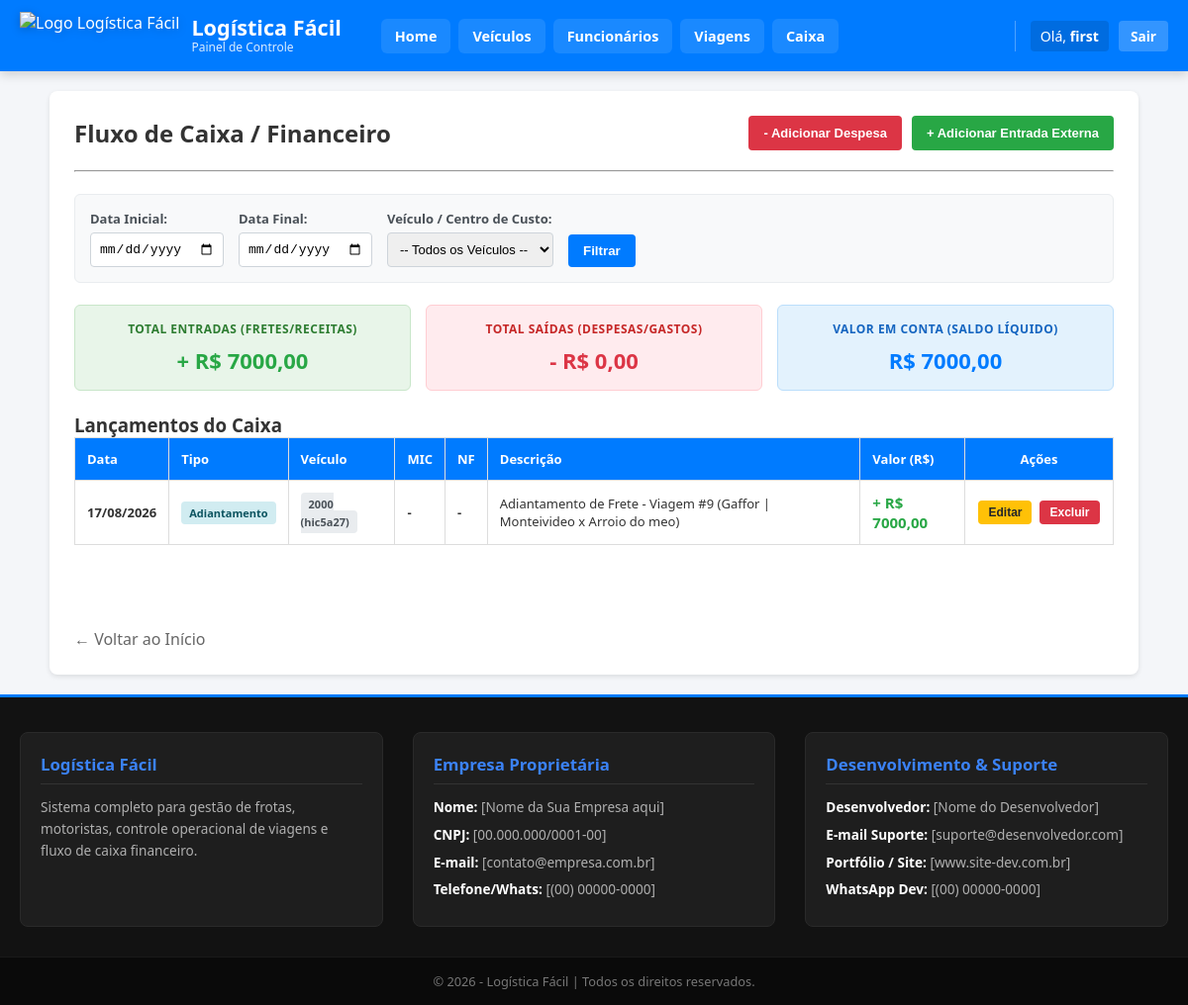
/caixa/ (signed in), run on the app's committed database.
### app/models.py (models this page shows, shortened)
class Caixa(models.Model):
    TIPO_CHOICES = [
        ('despesa', 'Despesa / Gasto (-)'),
        ('adiantamento', 'Recebimento - Adiantamento (+)'),
        ('quitacao', 'Recebimento - Quitação (+)'),
        ('receita_extra', 'Entrada Externa / Receita (+)'),
    ]
    usuario = models.ForeignKey(User, on_delete=models.CASCADE, verbose_name="Usuário", db_index=True)
    data = models.DateField(verbose_name="Data", db_index=True)
    valor_entrada = models.DecimalField(max_digits=10, decimal_places=2, default=0.00, verbose_name="Valor Entrada (+)")
    valor_saida = models.DecimalField(max_digits=10, decimal_places=2, default=0.00, verbose_name="Valor Saída (-)")
    tipo = models.CharField(max_length=20, choices=TIPO_CHOICES, verbose_name="Tipo de Lançamento")
    centro_de_custo = models.CharField(max_length=100, verbose_name="Centro de Custo / Veículo")
    viagem = models.ForeignKey('Viagem', on_delete=models.SET_NULL, blank=True, null=True, verbose_name="Viagem Origem")
    descricao = models.TextField(verbose_name="Descrição")
    @property
    def mic_exibicao(self):
        return self.viagem.mic if (self.viagem and self.viagem.mic) else "-"
    @property
    def nota_fiscal_exibicao(self):
        return self.viagem.nota_fiscal if (self.viagem and self.viagem.nota_fiscal) else "-"
    class Meta:
        db_table = 'caixa'
        verbose_name = "Fluxo de Caixa"
        verbose_name_plural = "Fluxos de Caixa"

class Viagem(models.Model):
    STATUS_VIAGEM_CHOICES = [
        ('planejada', 'Planejada'),
        ('em_andamento', 'Em Andamento'),
        ('concluida', 'Concluída'),
        ('quitada', 'Quitada'),
        ('cancelada', 'Cancelada'),
    ]
    usuario = models.ForeignKey(User, on_delete=models.CASCADE, verbose_name="Usuário", db_index=True)
    contratante = models.CharField(max_length=150, verbose_name="Contratante")
    data_inicio = models.DateField(verbose_name="Data de Início", db_index=True)
    data_final = models.DateField(blank=True, null=True, verbose_name="Data Final")
    data_adiantamento = models.DateField(blank=True, null=True, verbose_name="Data do Adiantamento")
    data_quitacao = models.DateField(blank=True, null=True, verbose_name="Data da Quitação")
    local_inicio = models.CharField(max_length=255, verbose_name="Local de Início")
    local_final = models.CharField(max_length=255, verbose_name="Local Final")
    km_rodados = models.DecimalField(max_digits=8, decimal_places=2, default=0.0, verbose_name="KM Rodados")
    status_da_viagem = models.CharField(max_length=20, choices=STATUS_VIAGEM_CHOICES, default='planejada', verbose_name="Status da Viagem", db_index=True)
    carga = models.CharField(max_length=150, blank=True, null=True, verbose_name="Carga")
    nota_fiscal = models.CharField(max_length=50, blank=True, null=True, verbose_name="Nota Fiscal")
    mic = models.CharField(max_length=50, blank=True, null=True, verbose_name="MIC")
    motorista = models.ForeignKey(Funcionario, on_delete=models.PROTECT, related_name="viagens_motorista", verbose_name="Motorista")
    veiculo_1 = models.ForeignKey(Veiculo, on_delete=models.PROTECT, related_name="viagens_veiculo", verbose_name="Veículo Principal")
    reboque = models.ForeignKey(Veiculo, on_delete=models.SET_NULL, blank=True, null=True, related_name="viagens_reboque", verbose_name="Reboque")
    valor_adiantamento = models.DecimalField(max_digits=10, decimal_places=2, verbose_name="Valor do Adiantamento")
    valor_quitacao = models.DecimalField(max_digits=10, decimal_places=2, verbose_name="Valor da Quitação")
    media = models.DecimalField(max_digits=6, decimal_places=2, default=0.0, verbose_name="Média de Consumo (km/L)")
    descricao = models.TextField(blank=True, null=True, verbose_name="Descrição")
    class Meta:
        db_table = 'viagens'
        verbose_name = "Viagem"
        verbose_name_plural = "Viagens"

### app/views.py (the view)
# urls.py: path('caixa/', views.lista_caixa, name='lista_caixa'),
@login_required
def lista_caixa(request):
    gastos = Caixa.objects.filter(usuario=request.user).order_by('-data')
    veiculos_usuario = Veiculo.objects.filter(usuario=request.user)
    data_inicio = request.GET.get('data_inicio')
    data_fim = request.GET.get('data_fim')
    veiculo_id = request.GET.get('veiculo')
    if data_inicio:
        gastos = gastos.filter(data__gte=data_inicio)
    if data_fim:
        gastos = gastos.filter(data__lte=data_fim)
    if veiculo_id:
        veiculo_obj = get_object_or_404(Veiculo, id=veiculo_id, usuario=request.user)
        gastos = gastos.filter(centro_de_custo=str(veiculo_obj))
    total_entradas = sum(g.valor_entrada for g in gastos)
    total_saidas = sum(g.valor_saida for g in gastos)
    saldo_conta = total_entradas - total_saidas
    return render(request, 'enterprise/caixa/caixa.html', {
        'gastos': gastos,
        'veiculos_usuario': veiculos_usuario,
        'total_entradas': total_entradas,
        'total_saidas': total_saidas,
        'saldo_conta': saldo_conta,
        'data_inicio': data_inicio or '',
        'data_fim': data_fim or '',
        'veiculo_selecionado': int(veiculo_id) if veiculo_id else '',
    })

### app/templates/enterprise/caixa/caixa.html (shortened to what this page needs)
{% extends 'base.html' %}
{% block content %}
<div class="container-caixa">
    <div class="header-caixa">
        <h2>Fluxo de Caixa / Financeiro</h2>
        <div style="display: flex; gap: 10px;">
            <a href="{% url 'add_despesa_caixa' %}" style="text-decoration: none;">
                <button type="button" class="btn-novo-gasto">
                    - Adicionar Despesa
                </button>
            </a>
            <a href="{% url 'add_entrada_caixa' %}" style="text-decoration: none;">
                <button type="button" class="btn-nova-entrada">
                    + Adicionar Entrada Externa
                </button>
            </a>
        </div>
    </div>
    <hr><br>
    <form method="GET" class="container-filtro">
        <div class="grupo-filtro">
            <label>Data Inicial:</label>
            <input type="date" name="data_inicio" value="{{ data_inicio }}">
        </div>
        <div class="grupo-filtro">
            <label>Data Final:</label>
            <input type="date" name="data_fim" value="{{ data_fim }}">
        </div>
        <div class="grupo-filtro">
            <label>Veículo / Centro de Custo:</label>
            <select name="veiculo">
                <option value="">-- Todos os Veículos --</option>
            </select>
        </div>
        <div class="botoes-filtro">
            <button type="submit" class="btn-filtrar">Filtrar</button>
        </div>
    </form>
    <br>
    <div class="cards-resumo">
        <div class="card card-entradas">
            <h4>Total Entradas (Fretes/Receitas)</h4>
            <p>+ R$ {{ total_entradas|floatformat:2 }}</p>
        </div>
        <div class="card card-saidas">
            <h4>Total Saídas (Despesas/Gastos)</h4>
            <p>- R$ {{ total_saidas|floatformat:2 }}</p>
        </div>
        <div class="card card-saldo">
            <h4>Valor em Conta (Saldo Líquido)</h4>
            <p class="{% if saldo_conta < 0 %}texto-vermelho{% else %}texto-azul{% endif %}">
                R$ {{ saldo_conta|floatformat:2 }}
            </p>
        </div>
    </div>
    <br>
    <h3>Lançamentos do Caixa</h3>
    {% if gastos %}
        <table class="tabela-frota">
            <thead>
                <tr>
                    <th>Data</th>
                    <th>Tipo</th>
                    <th>Veículo</th>
                    <th>MIC</th>
                    <th>NF</th>
                    <th>Descrição</th>
                    <th>Valor (R$)</th>
                    <th class="coluna-acoes">Ações</th>
                </tr>
            </thead>
            <tbody>
                {% for gasto in gastos %}
                   <tr class="{% cycle 'linha-branca' 'linha-cinza' %}">
                        <td class="texto-negrito">{{ gasto.data|date:"d/m/Y" }}</td>
                        <td>
                            {% if gasto.tipo == 'despesa' %}
                                <span class="badge-tipo badge-despesa">Gasto</span>
                            {% elif gasto.tipo == 'adiantamento' %}
                                <span class="badge-tipo badge-adiantamento">Adiantamento</span>
                            {% elif gasto.tipo == 'quitacao' %}
                                <span class="badge-tipo badge-quitacao">Quitação</span>
                            {% else %}
                                <span class="badge-tipo badge-receita">Entrada Extra</span>
                            {% endif %}
                        </td>
                        <td><span class="badge-centro">{{ gasto.centro_de_custo }}</span></td>
                        <td class="texto-negrito">{{ gasto.mic_exibicao }}</td>
                        <td class="texto-negrito">{{ gasto.nota_fiscal_exibicao }}</td>
                        <td>{{ gasto.descricao }}</td>
                        <td class="texto-negrito" style="font-size: 15px;">
                            {% if gasto.tipo == 'despesa' %}
                                <span style="color: #dc3545;">- R$ {{ gasto.valor_saida }}</span>
                            {% else %}
                                <span style="color: #28a745;">+ R$ {{ gasto.valor_entrada }}</span>
                            {% endif %}
                        </td>
                        <td>
                            <div class="container-botoes">
                                <a href="{% url 'edit_caixa' gasto.id %}" style="text-decoration: none;">
                                    <button type="button" class="btn-editar">Editar</button>
                                </a>
                                <form action="{% url 'excluir_caixa' gasto.id %}" method="POST" style="margin: 0;" onsubmit="return confirm('Tem certeza que deseja excluir este lançamento do caixa?');">
                                    <button type="submit" class="btn-excluir">Excluir</button>
                                </form>
                            </div>
                        </td>
                    </tr>
                {% endfor %}
            </tbody>
        </table>
    {% else %}
        <div class="aviso-vazio">Nenhum lançamento encontrado para os filtros selecionados.</div>
    {% endif %}
    <br><br>
    <a href="{% url 'home' %}" style="color: #666; text-decoration: none;">← Voltar ao Início</a>
</div>
{% endblock %}

### app/templates/base.html (shortened to what this page needs)
{% load static %}
<!DOCTYPE html>
<html lang="pt-BR">
<head>
    <link rel="stylesheet" href="{% static 'css/style.css' %}">
</head>
<body class="corpo-base">
    <header class="cabecalho-base">
        <div class="container_cabecalho-base">
            <div class="marca_cabecalho-base">
                <a href="{% url 'home' %}" class="link_logo-base">
                    <img src="{% static 'img/logo.png' %}" alt="Logo Logística Fácil" class="img_logo-base">
                    <div class="texto_marca-base">
                        <h1 class="titulo_sistema-base">Logística Fácil</h1>
                        <span class="subtitulo_sistema-base">Painel de Controle</span>
                    </div>
                </a>
            </div>
            <nav class="navegacao-base" id="navegacaoPrincipal">
                <div class="links_navegacao-base">
                    <a href="{% url 'home' %}" class="item_link-base">Home</a>
                    <a href="{% url 'lista_veiculos' %}" class="item_link-base">Veículos</a>
                    <a href="{% url 'lista_funcionario' %}" class="item_link-base">Funcionários</a>
                    <a href="{% url 'lista_viagem' %}" class="item_link-base">Viagens</a>
                    <a href="{% url 'lista_caixa' %}" class="item_link-base">Caixa</a>
                </div>
                <div class="usuario_info-base">
                    {% if user.is_authenticated %}
                        <a href="{% url 'perfil_user' %}" class="link_perfil_usuario-base" title="Acessar Perfil">
                            Olá, <strong>{{ user.username }}</strong>
                        </a>
                        <a href="{% url 'logout' %}" class="btn_sair-base">Sair</a>
                    {% else %}
                        <span class="saudacao_usuario-base">Não autenticado</span>
                        <a href="{% url 'login' %}" class="btn_login-base">Login</a>
                    {% endif %}
                </div>
            </nav>
        </div>
    </header>
    <main class="conteudo_principal-base">
        {% block content %}
        {% endblock %}
    </main>
    <footer class="rodape-base">
        <div class="container_rodape-base">
            <div class="coluna_rodape-base">
                <h4 class="titulo_coluna-base">Logística Fácil</h4>
                <p class="texto_coluna-base">Sistema completo para gestão de frotas, motoristas, controle operacional de viagens e fluxo de caixa financeiro.</p>
            </div>
            <div class="coluna_rodape-base">
                <h4 class="titulo_coluna-base">Empresa Proprietária</h4>
                <p class="item_contato-base"><strong>Nome:</strong> [Nome da Sua Empresa aqui]</p>
                <p class="item_contato-base"><strong>CNPJ:</strong> [00.000.000/0001-00]</p>
                <p class="item_contato-base"><strong>E-mail:</strong> [contato@empresa.com.br]</p>
                <p class="item_contato-base"><strong>Telefone/Whats:</strong> [(00) 00000-0000]</p>
            </div>
            <div class="coluna_rodape-base">
                <h4 class="titulo_coluna-base">Desenvolvimento & Suporte</h4>
                <p class="item_contato-base"><strong>Desenvolvedor:</strong> [Nome do Desenvolvedor]</p>
                <p class="item_contato-base"><strong>E-mail Suporte:</strong> [suporte@desenvolvedor.com]</p>
                <p class="item_contato-base"><strong>Portfólio / Site:</strong> [www.site-dev.com.br]</p>
                <p class="item_contato-base"><strong>WhatsApp Dev:</strong> [(00) 00000-0000]</p>
            </div>
        </div>
        <div class="copia_direitos-base">
            <p>&copy; 2026 - Logística Fácil | Todos os direitos reservados.</p>
        </div>
    </footer>
</body>
</html>

### data on the page
Caixa: data "17/08/2026", tipo "Adiantamento", centro_de_custo "2000 (hic5a27)", mic_exibicao "-", nota_fiscal_exibicao "-", descricao "Adiantamento de Frete - Viagem #9 (Gaffor | Monteivideo x Arroio do meo)", valor_entrada "7000,00"

### other printed values
{{ user.username }} "first"
{{ total_entradas|floatformat:2 }} "7000,00"
{{ total_saidas|floatformat:2 }} "0,00"
{{ saldo_conta|floatformat:2 }} "7000,00"
